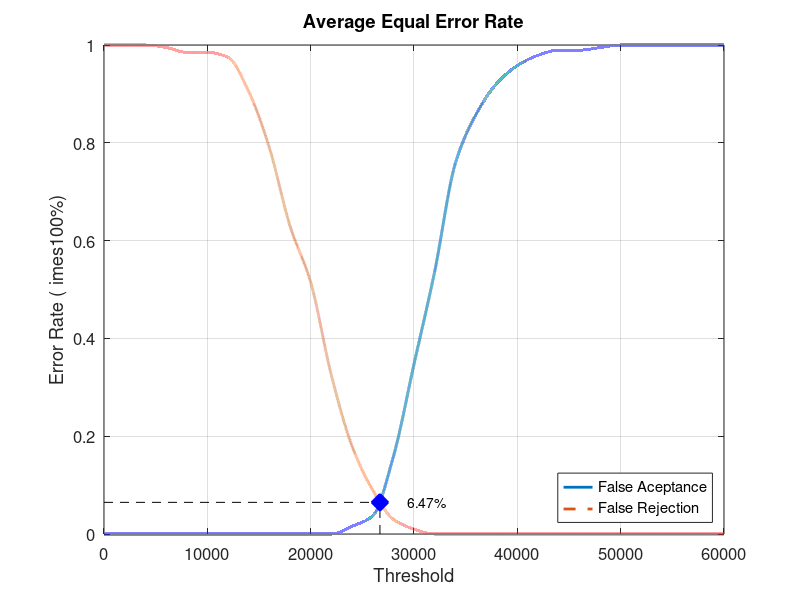
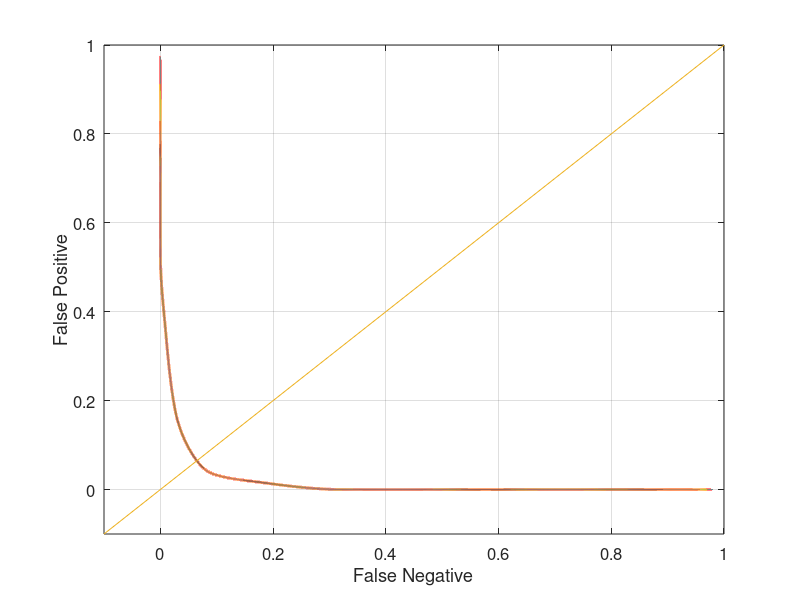

MATLAB code for these plots, in order:
close all;
clear;
clc;
x = 0:2000:60000;
xq = 0:0.5:60000;

y0 = [0 0 0 0 0 0 0 0 0 0 0 0 0.0157895 0.0368421 0.157895 0.347368 0.536842 0.757895 0.857895 0.921053 0.957895 0.978947 0.989474 0.989474 0.994737 1 1 1 1 1 1]
yy0 = interp1(x, y0, xq, 'pchip');
y1 = [1 1 1 0.995 0.985 0.985 0.975 0.905 0.79 0.63 0.515 0.325 0.18 0.09 0.03 0.01 0 0 0 0 0 0 0 0 0 0 0 0 0 0 0]
yy1 = interp1(x, y1, xq, 'pchip');

% Calculating EER: 
y2 = abs(y0 - y1);
find(y2 == min(y2))
yy2 = abs(yy0 - yy1);
xEER = find(yy2 == min(yy2));
xEERIndex = xq(xEER) % X-axis EER
yEER = yy0(xEER) % Y-axis EER

main = figure
plot(xq, yy0,'-','LineWidth', 2);	hold on
plot(xq, yy1,'--','LineWidth', 2);	hold on
plot([xEERIndex xEERIndex], [0 yEER], 'k--');	hold on
plot([0 xEERIndex], [yEER yEER], 'k--');	hold on
plot(xEERIndex, yEER, 'bx', 'LineWidth', 10);	hold on
text(xEERIndex + 10 * xEERIndex / 100, yEER, [num2str(round((10000 * yEER)) / 100) '%'])
legend('False Aceptance', 'False Rejection', 'Location', 'SouthEast')
xlabel('Threshold')
ylabel('Error Rate (	imes100%)')
title('Average Equal Error Rate')
set(gca, 'FontSize', 12)
axis([0 60000 0 1])
grid on

print(main, 'Database4_3Main', '-dpng');
FNRxFPR = figure('Color', [1 1 1]);
plot(yy1, yy0, '-', yy1, yy0, 'LineWidth', 2);
hold on
y = -0.1:0.1:1
plot(y, y); 
set(gca, 'FontSize', 12)
xlabel('False Negative')
ylabel('False Positive')
axis([-0.1 1 -0.1 1])
set(gca, 'FontSize', 12)
grid on

print(FNRxFPR, 'Database4_3FNRxFPR','-dpng');
